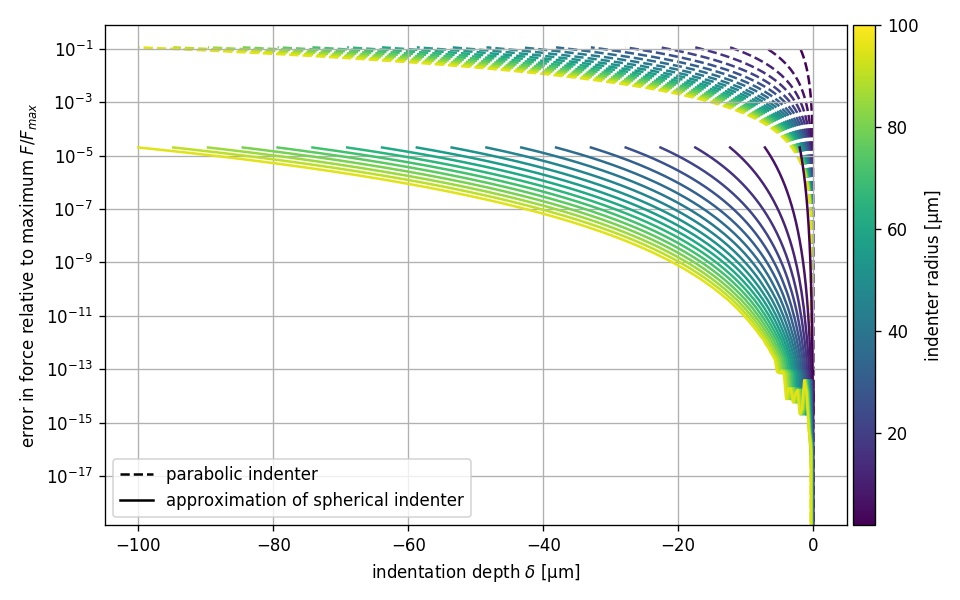

Recreate this plot in Python.
"""Approximating the Hertzian model with a spherical indenter

There is no closed form for the Hertzian model with a spherical indenter.
The force :math:`F` does not directly depend on the indentation depth
:math:`\delta`, but has an indirect dependency via the radius of the circular
contact area between indenter and sample :math:`a`:

.. math::

    F &= \frac{E}{1-\nu^2} \left( \frac{R^2+a^2}{2} \ln \! \left(
         \frac{R+a}{R-a}\right) -aR  \right) \label{eq:1}\\
    \delta &= \frac{a}{2} \ln
         \! \left(\frac{R+a}{R-a}\right) \label{eq:2}

Here, :math:`E` is the Young's modulus, :math:`R` is the radius of the
indenter, and :math:`\nu` is the Poisson's ratio of the probed material.

Because of this indirect dependency, fitting this model to experimental
data can be time-consuming. Therefore, it is beneficial to approximate this
model with a polynomial function around small values of :math:`\delta/R`
using the Hertz model for a parabolic indenter as a starting point:

.. math::

    F = \frac{4}{3} \frac{E}{1-\nu^2} \sqrt{R} \delta^{3/2}
        \left(1
         - \frac{1}{10} \frac{\delta}{R}
         - \frac{1}{840} \left(\frac{\delta}{R}\right)^2
         + \frac{11}{15120} \left(\frac{\delta}{R}\right)^3
         + \frac{1357}{6652800} \left(\frac{\delta}{R}\right)^4
         \right)

This example illustrates the error made with this approach. In nanite, the
model for a spherical indenter has the identifier "sneddon_spher" and the
approximate model has the identifier "sneddon_spher_approx".

The plot shows the error for the parabolic indenter model and for the
approximation to the spherical indenter model.
The maximum indentation depth is set to :math:`R`.
The error made by the approximation of the spherical indenter is more than
four magnitudes lower than the maximum force during indentation.
"""
import matplotlib.pylab as plt
from mpl_toolkits.axes_grid1 import make_axes_locatable
from matplotlib.lines import Line2D
import matplotlib as mpl
import numpy as np

from nanite.model import models_available

# models
exact = models_available["sneddon_spher"]
approx = models_available["sneddon_spher_approx"]
para = models_available["hertz_para"]
# parameters
params = exact.get_parameter_defaults()
params["E"].value = 1000

# radii
radii = np.linspace(2e-6, 100e-6, 20)

# plot results
plt.figure(figsize=(8, 5))

# overview plot
ax = plt.subplot()
for ii, rad in enumerate(radii):
    params["R"].value = rad
    # indentation range
    x = np.linspace(0, -rad, 300)
    yex = exact.model(params, x)
    yap = approx.model(params, x)
    ypa = para.model(params, x)
    ax.plot(x*1e6, np.abs(yex - yap)/yex.max(),
            color=mpl.cm.get_cmap("viridis")(ii/radii.size),
            zorder=2)
    ax.plot(x*1e6, np.abs(yex - ypa)/yex.max(), ls="--",
            color=mpl.cm.get_cmap("viridis")(ii/radii.size),
            zorder=1)

ax.set_xlabel("indentation depth $\delta$ [µm]")
ax.set_ylabel("error in force relative to maximum $F/F_{max}$")
ax.set_yscale("log")
ax.grid()

# legend
custom_lines = [Line2D([0], [0], color="k", ls="--"),
                Line2D([0], [0], color="k", ls="-"),
                ]
ax.legend(custom_lines, ['parabolic indenter',
                         'approximation of spherical indenter'])

divider = make_axes_locatable(ax)
cax = divider.append_axes("right", size="3%", pad=0.05)

norm = mpl.colors.Normalize(vmin=radii[0]*1e6, vmax=radii[-1]*1e6)
mpl.colorbar.ColorbarBase(ax=cax,
                          cmap="viridis",
                          norm=norm,
                          orientation='vertical',
                          label="indenter radius [µm]"
                          )

plt.tight_layout()
plt.savefig("model_spherical_indenter.jpg", dpi=120)
plt.show()
